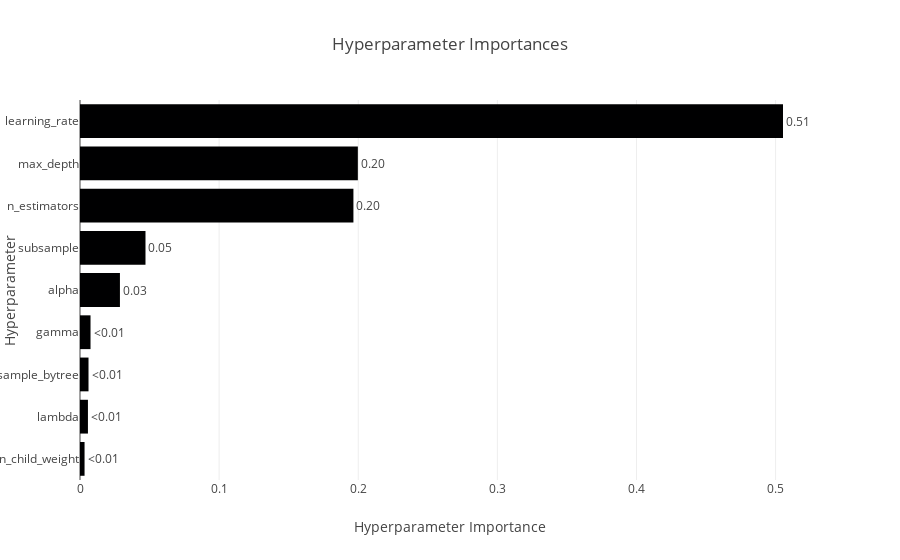

Notebook code for this chart:
### Code cell
vis.plot_param_importances(study)

### Figure 1 — Plotly figure (JSON) as saved in the notebook; plotly's stock layout.template omitted (floating-point values rounded to 4 significant figures)
{"data": [{"cliponaxis": false, "hovertemplate": ["min_child_weight (IntDistribution): 0.003269905574457075<extra></extra>", "lambda (FloatDistribution): 0.0057099076257904<extra></extra>", "colsample_bytree (FloatDistribution): 0.0061179045141728505<extra></extra>", "gamma (FloatDistribution): 0.007560709522497686<extra></extra>", "alpha (FloatDistribution): 0.028699611140177855<extra></extra>", "subsample (FloatDistribution): 0.04707161851788343<extra></extra>", "n_estimators (IntDistribution): 0.1965348267316275<extra></extra>", "max_depth (IntDistribution): 0.19971861273579625<extra></extra>", "learning_rate (FloatDistribution): 0.5053169036375968<extra></extra>"], "name": "Objective Value", "orientation": "h", "text": ["<0.01", "<0.01", "<0.01", "<0.01", "0.03", "0.05", "0.20", "0.20", "0.51"], "textposition": "outside", "type": "bar", "x": [0.00327, 0.00571, 0.006118, 0.007561, 0.0287, 0.04707, 0.1965, 0.1997, 0.5053], "y": ["min_child_weight", "lambda", "colsample_bytree", "gamma", "alpha", "subsample", "n_estimators", "max_depth", "learning_rate"]}], "layout": {"title": {"text": "Hyperparameter Importances"}, "xaxis": {"title": {"text": "Hyperparameter Importance"}}, "yaxis": {"title": {"text": "Hyperparameter"}}}}
